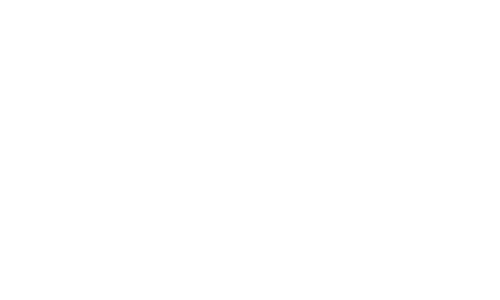
Frame 1 (no input)
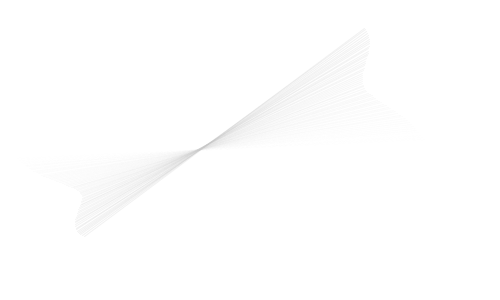
Frame 60 (the mouse pressed at the canvas centre just before this capture)
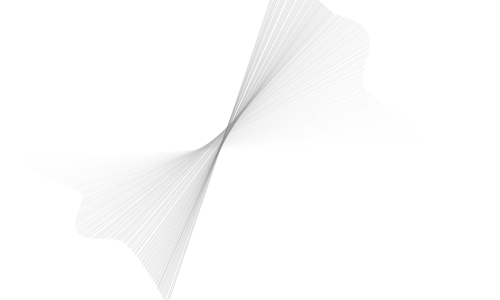
Frame 120 (the mouse held since frame 60 and released just before this capture)

The Processing sketch that drew these frames (run headless with seeded random() and noise(); from frame 60 on, the mouse is pressed at the canvas centre):

// Processing sketch: processing_90928
// ── processing_90928.pde

float angnoise, radiusnoise, angle, radius, strokeCol, xnoise, ynoise;        
int strokeChange;

void setup() {
    size(500, 300); 
    smooth();                
    frameRate(30);            
    background(255);    
    noFill();  
    angle = -PI/2;                
    strokeCol = 254;        
    strokeChange = -1;
    angnoise = random(10);        
    radiusnoise = random(10);    
    xnoise = random(10);        
    ynoise = random(10);
}

float customNoise(float value) {                               
   float retValue = pow(sin(value), 3);
   return retValue; 
}

void spiral(){
    int centX = 250;
    int centY = 150;
    float x, y;
    for (int i = 0; i<100; i++) {
        float lastx = -999;
        float lasty = -999;
        float radiusNoise = random(10);
        float radius = 10;
        stroke(random(20), random(50), random(70), 20);
        int startangle = int(random(360));                                  
        int endangle =  1440 + int(random(1440));                           
        int anglestep =  5 + int(random(3));
        for (float ang = startangle; ang <= endangle; ang += anglestep) {                  
            radiusNoise += 0.01;
            radius += 0.5;
            float thisRadius = radius + (noise(radiusNoise) * 200) - 100;
            
            float rad = radians(ang);                                  
            x = centX + (thisRadius * cos(rad));
            y = centY + (thisRadius * sin(rad));
            if (lastx > -999) {
                line(x,y,lastx,lasty);
            }
            lastx = x;
            lasty = y;  
        }
    }
}

void circle_custom_noise(){
    float radius = 100;
    int centX = 250;
    int centY = 150;
    stroke(0, 30);
    noFill();
    ellipse(centX,centY,radius*2,radius*2);
    stroke(20, 50, 70);
    strokeWeight(1);
    float x, y;  
    float noiseval = random(10);                                
    float radVariance, thisRadius, rad;
    beginShape(); 
    fill(20, 50, 70, 50);
    for (float ang = 0; ang <= 360; ang += 1) {
        noiseval += 0.1;
        radVariance = 30 * customNoise(noiseval);
        thisRadius = radius + radVariance;
        rad = radians(ang); 
        x = centX + (thisRadius * cos(rad));
        y = centY + (thisRadius * sin(rad));
        curveVertex(x,y);
    }
    endShape();
}


void wave_clock(){  
    angnoise += 0.0001;                
    radiusnoise += 0.005;
    xnoise += 0.005;                        
    ynoise += 0.005;

    radius = (noise(radiusnoise) * 550) +1;
    angle += (noise(angnoise) * 6) - 3;
    
    if (angle > 360) { angle -= 360; }       
    if (angle < 0) { angle += 360; }
    
    float centerX = width/2 + (noise(xnoise) * 100) - 50;    
    float centerY = height/2 + (noise(ynoise) * 100) - 50;


    float rad = radians(angle);
    float x1 = centerX + (radius * cos(rad));  
    float y1 = centerY + (radius * sin(rad)); 
    
    float opprad = rad + PI; 
    float x2 = centerX + (radius * cos(opprad));
    float y2 = centerY + (radius * sin(opprad));
    
    strokeCol += strokeChange;            
    if (strokeCol > 254) { strokeChange = -1; }    
    if (strokeCol < 0) { strokeChange = 1; }    
    
    stroke(strokeCol, 60);
    strokeWeight(1);    
    line(x1, y1, x2, y2);
}

void draw() {
    wave_clock();
}
